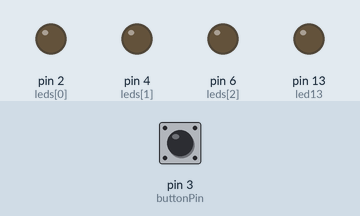
The sketch below on a simulated Arduino Uno, built with avr-gcc and run on an emulated ATmega328P. Shown: output pins drawn as LEDs (lit = HIGH). Dashed ring = blinking. The test bench sets the inputs (shaded band); at power-on: pin 3 (buttonPin) HIGH. EEPROM starts erased.

Above: at 1.2 s.
1.3 s: pin 3 (buttonPin) pulled LOW for 0.15 s
At 3.0 s:
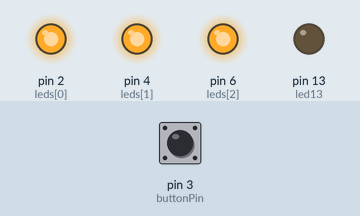
3.3 s: pin 3 (buttonPin) pulled LOW for 1 s
At 3.74 s:
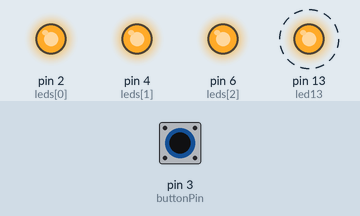
7.0 s: pin 3 (buttonPin) pulled LOW for 0.15 s
At 9.5 s:
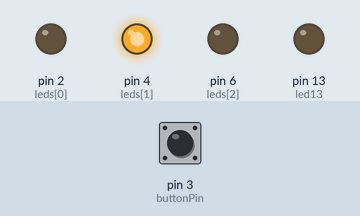
10.0 s: pin 3 (buttonPin) pulled LOW for 3.2 s
At 15.0 s:
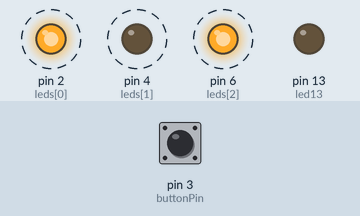
16.2 s: pin 3 (buttonPin) pulled LOW for 0.15 s
At 16.64 s:
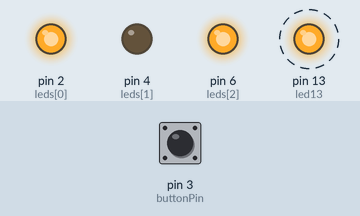
Timing chart, 0 to 20.3 s (numbered marks = the images above; inputs shaded):
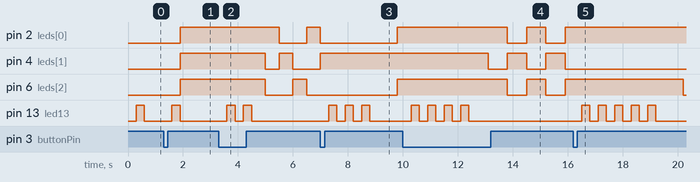

Measured:
- after the input at 1.3 s, pin 2 (leds[0]), pin 4 (leds[1]), pin 6 (leds[2]): LOW → HIGH after 0.60 s; pin 13 (led13): LOW → HIGH after 0.30 s, → LOW 0.30 s later
- after the input at 3.3 s, pin 2 (leds[0]): HIGH → LOW after 2.2 s, → HIGH 1.0 s later, → LOW 0.50 s later; pin 4 (leds[1]): HIGH → LOW after 1.7 s, → HIGH 0.50 s later, → LOW 0.50 s later, → HIGH 1.0 s later
- after the input at 7.0 s, pin 4 (leds[1]): stops changing and stays HIGH; pin 13 (led13): alternates HIGH for 0.30 s and LOW for 0.30 s, 6 changes in all, then stays LOW, starting after 0.30 s
- after the input at 10.0 s, pin 2 (leds[0]), pin 6 (leds[2]): alternates HIGH for 0.70 s and LOW for 0.70 s, starting after 3.8 s; pin 4 (leds[1]): alternates HIGH for 0.70 s and LOW for 0.70 s, starting after 3.1 s; pin 13 (led13): alternates HIGH for 0.30 s and LOW for 0.30 s, 8 changes in all, then stays LOW, starting after 0.30 s
- after the input at 16.2 s, pin 2 (leds[0]): stops changing and stays HIGH; pin 4 (leds[1]): stops changing and stays LOW; pin 13 (led13): alternates HIGH for 0.30 s and LOW for 0.30 s, 10 changes in all, then stays LOW, starting after 0.30 s

The sketch:

add_eeprom.ino
```cpp
#include <EEPROM.h>

/* -------- PIN SETUP -------- */
int buttonPin = 3;
int led13 = LED_BUILTIN;
int leds[3] = {2, 4, 6};

/* -------- MODE -------- */
int mode = 0;              // current mode (0–6)
int lastButtonState = HIGH;

/* -------- LED 13 BLINK -------- */
bool blinking = false;
bool led13State = LOW;
int blinkTarget = 0;
int blinkDone = 0;

/* -------- LED 246 -------- */
int stepIndex = 0;
int direction = 1;
bool ledState = LOW;

/* -------- TIME -------- */
unsigned long prevTime = 0;

void setup() {
  pinMode(buttonPin, INPUT_PULLUP);
  pinMode(led13, OUTPUT);
  for (int i = 0; i < 3; i++) pinMode(leds[i], OUTPUT);

  /* ---- READ SAVED MODE FROM EEPROM ---- */
  mode = EEPROM.read(0);        // address 0
  if (mode < 0 || mode > 6) {
    mode = 0;                   // safety reset
    EEPROM.write(0, mode);
  }

  /* ---- BLINK LED 13 TO SHOW SAVED MODE ---- */
  blinkTarget = mode;
  blinking = true;
  blinkDone = 0;
  led13State = LOW;
  prevTime = millis();
}

void allOff246() {
  for (int i = 0; i < 3; i++) digitalWrite(leds[i], LOW);
}

void loop() {
  /* -------- BUTTON -------- */
  int buttonState = digitalRead(buttonPin);

  if (lastButtonState == HIGH && buttonState == LOW && !blinking) {
    mode++;
    if (mode > 6) mode = 0;

    /* ---- SAVE MODE TO EEPROM ---- */
    EEPROM.write(0, mode);

    /* ---- PREPARE BLINK ---- */
    blinkTarget = mode;
    blinkDone = 0;
    led13State = LOW;
    blinking = true;

    /* ---- RESET MODE STATE ---- */
    stepIndex = 0;
    direction = 1;
    ledState = LOW;

    prevTime = millis();
    delay(200); // debounce
  }
  lastButtonState = buttonState;

  unsigned long now = millis();

  /* -------- LED 13 BLINK -------- */
  if (blinking) {
    if (now - prevTime >= 300) {
      prevTime = now;
      led13State = !led13State;
      digitalWrite(led13, led13State);

      if (led13State == LOW) {
        blinkDone++;
        if (blinkDone >= blinkTarget) {
          digitalWrite(led13, LOW);
          blinking = false;
          prevTime = now;
        }
      }
    }
    return;
  }

  /* -------- RUN MODE -------- */

  // MODE 0: ALL OFF
  if (mode == 0) {
    allOff246();
  }

  // MODE 1: ALL ON
  else if (mode == 1) {
    for (int i = 0; i < 3; i++) digitalWrite(leds[i], HIGH);
  }

  // MODE 2: CHASE
  else if (mode == 2 && now - prevTime >= 500) {
    prevTime = now;
    allOff246();
    digitalWrite(leds[stepIndex], HIGH);
    stepIndex = (stepIndex + 1) % 3;
  }

  // MODE 3: BLINK ALL
  else if (mode == 3 && now - prevTime >= 1000) {
    prevTime = now;
    ledState = !ledState;
    for (int i = 0; i < 3; i++) digitalWrite(leds[i], ledState);
  }

  // MODE 4: ALTERNATE
  else if (mode == 4 && now - prevTime >= 700) {
    prevTime = now;
    ledState = !ledState;
    digitalWrite(leds[0], ledState);
    digitalWrite(leds[1], !ledState);
    digitalWrite(leds[2], ledState);
  }

  // MODE 5: TRAFFIC
  else if (mode == 5 && now - prevTime >= 1000) {
    prevTime = now;
    allOff246();
    digitalWrite(leds[stepIndex], HIGH);
    stepIndex = (stepIndex + 1) % 3;
  }

  // MODE 6: CONTINUOUS
  else if (mode == 6 && now - prevTime >= 300) {
    prevTime = now;
    allOff246();
    digitalWrite(leds[stepIndex], HIGH);
    stepIndex += direction;

    if (stepIndex == 2 || stepIndex == 0) {
      direction = -direction;
    }
  }
}
```
